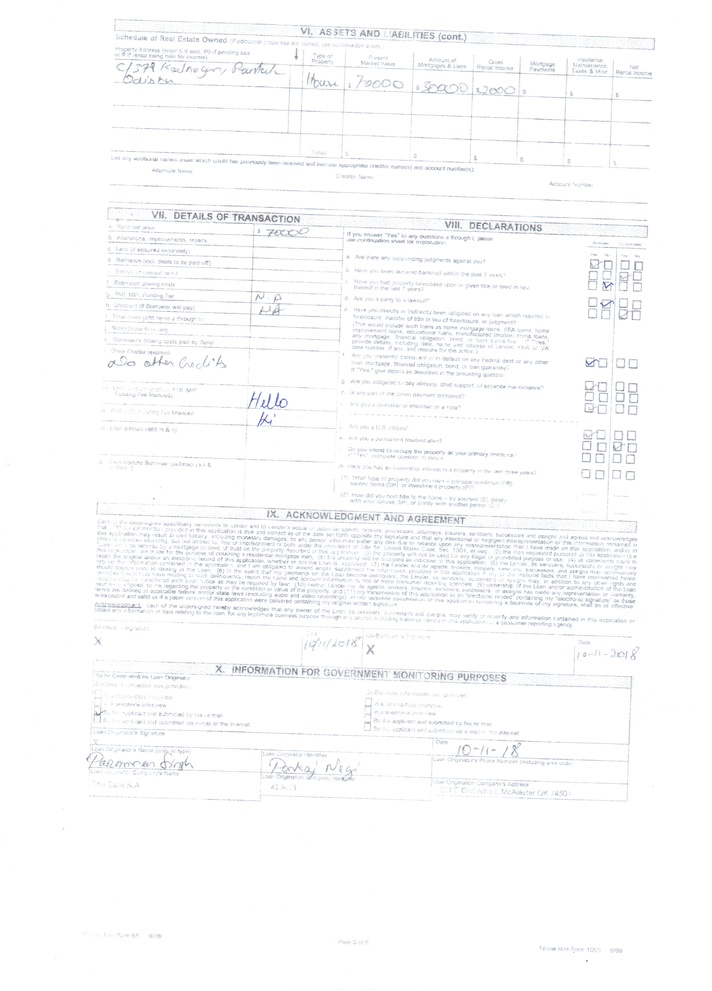
#> input picture Pyimages/Module1/Begineer/Page3.jpeg, 712 x 991 px, shrunk from 2481 x 3456 before the run
$ python histogram_equalisation.py --image ../Page3.jpeg
#> lines starting #> are read from the running program, lines starting #| are printed output that depends on the picture
import argparse
import cv2

ap=argparse.ArgumentParser()
ap.add_argument("-i","--image",required=True,help="Path to the image")
args=vars(ap.parse_args())

image=cv2.imread(args["image"])
#> image is the input picture: shape (991, 712, 3); mean B, G, R 251.4, 250.9, 250.5
image=cv2.cvtColor(image, cv2.COLOR_BGR2GRAY)
#> image: shape (991, 712)

eq=cv2.equalizeHist(image)
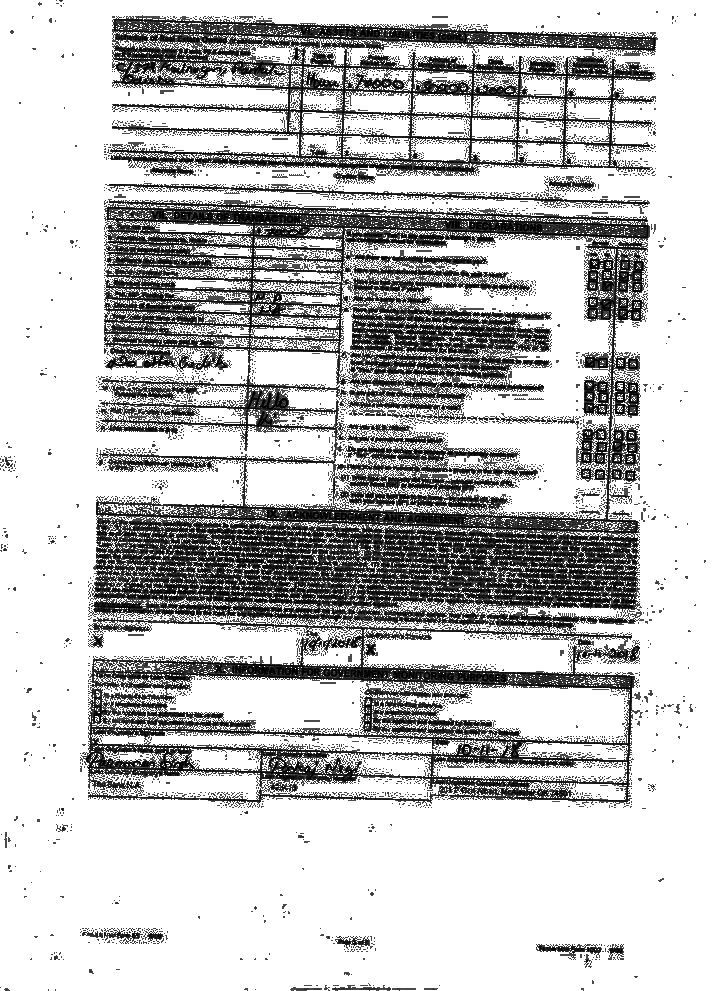
#> eq: shape (991, 712); min 0, max 255, mean 191.8
cv2.imshow("Original",image)
cv2.imshow("Historam Equalisation",eq)
cv2.waitKey(0)
